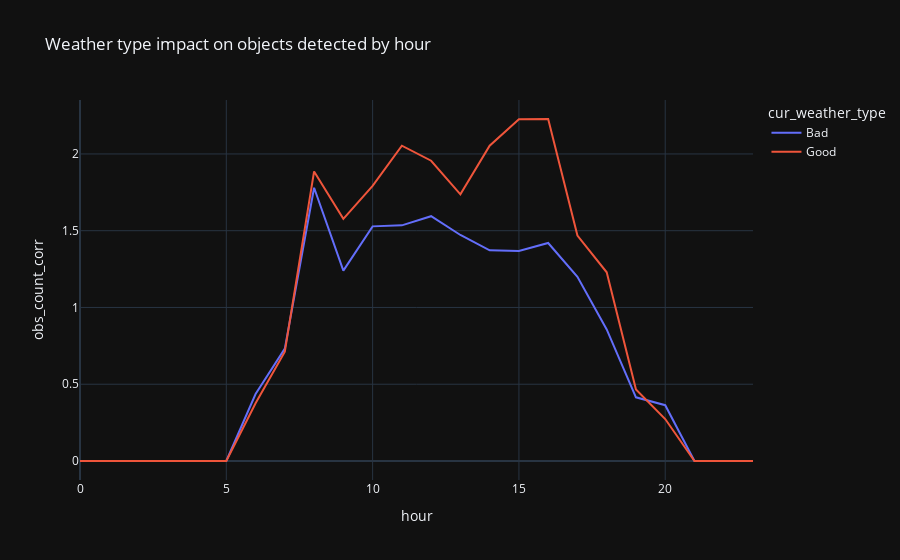

The code cell stored with this chart in its notebook:
### Markdown cell above
As can be seen in the plot below, when weather is bad - the number of observations is the lowest.

Then, during a good weather, there is a visible increase in the activity.

### Code cell
grouped = merged.groupby(['hour', 'cur_weather_type'])['obs_count_corr'].mean().reset_index()
px.line(grouped, y="obs_count_corr", x='hour', color="cur_weather_type",
             title='Weather type impact on objects detected by hour')

### Figure 1 — Plotly figure (JSON) as saved in the notebook; plotly's stock layout.template omitted (floating-point values rounded to 4 significant figures)
{"data": [{"hovertemplate": "cur_weather_type=Bad<br>hour=%{x}<br>obs_count_corr=%{y}<extra></extra>", "legendgroup": "Bad", "line": {"color": "#636efa", "dash": "solid"}, "mode": "lines", "name": "Bad", "showlegend": true, "type": "scatter", "x": [0, 1, 2, 3, 4, 5, 6, 7, 8, 9, 10, 11, 12, 13, 14, 15, 16, 17, 18, 19, 20, 21, 22, 23], "xaxis": "x", "y": [0, 0, 0, 0, 0, 0, 0.4359, 0.7317, 1.78, 1.24, 1.528, 1.535, 1.595, 1.472, 1.372, 1.367, 1.42, 1.2, 0.8571, 0.4146, 0.3636, 0, 0, 0], "yaxis": "y"}, {"hovertemplate": "cur_weather_type=Good<br>hour=%{x}<br>obs_count_corr=%{y}<extra></extra>", "legendgroup": "Good", "line": {"color": "#EF553B", "dash": "solid"}, "mode": "lines", "name": "Good", "showlegend": true, "type": "scatter", "x": [0, 1, 2, 3, 4, 5, 6, 7, 8, 9, 10, 11, 12, 13, 14, 15, 16, 17, 18, 19, 20, 21, 22, 23], "xaxis": "x", "y": [0, 0, 0, 0, 0, 0, 0.3759, 0.7121, 1.886, 1.577, 1.792, 2.054, 1.956, 1.737, 2.054, 2.226, 2.228, 1.469, 1.229, 0.4656, 0.2734, 0, 0, 0], "yaxis": "y"}], "layout": {"autosize": true, "legend": {"title": {"text": "cur_weather_type"}, "tracegroupgap": 0}, "title": {"text": "Weather type impact on objects detected by hour"}, "xaxis": {"anchor": "y", "autorange": true, "domain": [0, 1], "range": [0, 23], "title": {"text": "hour"}, "type": "linear"}, "yaxis": {"anchor": "x", "autorange": true, "domain": [0, 1], "range": [-0.1238, 2.351], "title": {"text": "obs_count_corr"}, "type": "linear"}}}
